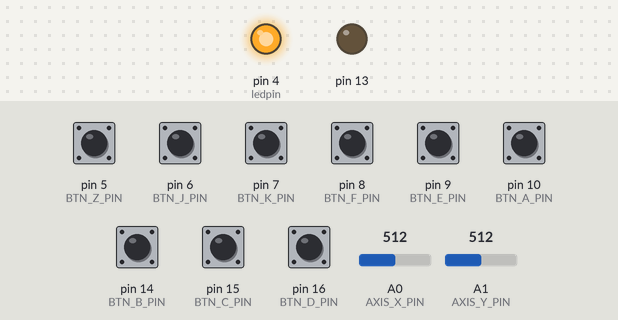
A sketch run on a simulated SparkFun Pro Micro, built with avr-gcc and run on an emulated ATmega32U4. Parts: output pins drawn as LEDs (lit = HIGH). The inputs (shaded band) are chosen by the test bench; at power-on: pin 5 (BTN_Z_PIN), pin 6 (BTN_J_PIN), pin 7 (BTN_K_PIN), pin 8 (BTN_F_PIN), pin 9 (BTN_E_PIN), pin 10 (BTN_A_PIN), pin 14 (BTN_B_PIN), pin 15 (BTN_C_PIN), pin 16 (BTN_D_PIN) HIGH, A0 (AXIS_X_PIN) = 512, A1 (AXIS_Y_PIN) = 512. USB keyboard and mouse output is not drawn.

Above: at 1.2 s.
1.3 s: pin 5 (BTN_Z_PIN) pulled LOW for 0.15 s
At 1.38 s:
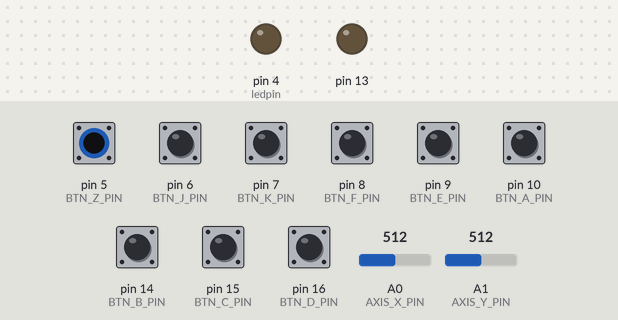
Timing chart, 0 to 4.3 s (numbered marks = the images above; inputs shaded):
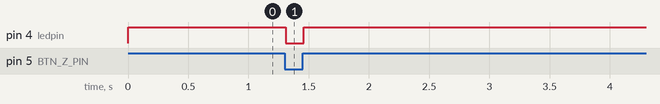

Measured:
- after the input at 1.3 s, pin 4 (ledpin): HIGH → LOW at once, → HIGH 0.15 s later

The sketch:

GAMEPAD.ino
```cpp
/*
  Téléchargeable uniquement depuis le PC (impossible depuis raspbian) sur une pro-micro.

  Toutes les bibliothèques HID, USB, keyboard, Joystick sont à effacer

... elles interagissent avec la bibliothèque utilisé dans ce programme, à savoir
ArduinoJoystickLibrary-master, téléchargée sur le site internet suivant:
https://github.com/MHeironimus/ArduinoJoystickLibrary

Pour fonctionner, bien choisir comme board :
"sparkfun pro micro"
*/

#include <Joystick.h>

const uint8_t buttonCount = 9;
Joystick_ controller(JOYSTICK_DEFAULT_REPORT_ID, JOYSTICK_TYPE_GAMEPAD, buttonCount,
                     0, true, true, false,
                     false, false, false,
                     false, false, false,
                     false, false);

int const BTN_A_PIN = 10;
int const BTN_B_PIN = 14;
int const BTN_C_PIN = 15;
int const BTN_D_PIN = 16;
int const BTN_E_PIN = 9;
int const BTN_F_PIN = 8;
int const BTN_K_PIN = 7;
int const BTN_J_PIN = 6;
int const BTN_Z_PIN = 5;
int const AXIS_X_PIN = A0;
int const AXIS_Y_PIN = A1;
int const ledpin = 4;       // Mouse control LED

int const buttonPins[buttonCount] = {
  BTN_A_PIN,
  BTN_B_PIN,
  BTN_C_PIN,
  BTN_D_PIN,
  BTN_E_PIN,
  BTN_F_PIN,
  BTN_K_PIN,
  BTN_J_PIN,
  BTN_Z_PIN

};
int lastButtonValue[buttonCount];
int lastXAxisValue = -1;
int lastYAxisValue = -1;

void setup()
{
  controller.setYAxisRange(0, 1023);
  controller.setYAxisRange(1023, 0);
  controller.begin(false);

  for (int i = 0; i < buttonCount; i++)
  {
    pinMode(buttonPins[i], INPUT_PULLUP);
    lastButtonValue[i] = -1;
  }

  pinMode(LED_BUILTIN, OUTPUT);
  pinMode(ledpin, OUTPUT);
  digitalWrite(LED_BUILTIN, LOW);
  digitalWrite(ledpin, LOW);
}

void loop()
{
  if (digitalRead(5)==true )
  {
  digitalWrite(ledpin, HIGH);
  }
  else digitalWrite(ledpin, LOW);

  bool sendUpdate = false;
  for (int i = 0; i < buttonCount; i++)
  {
    const int buttonValue = digitalRead(buttonPins[i]);

    if (buttonValue != lastButtonValue[i])
    {
      controller.setButton(i, !buttonValue);
      lastButtonValue[i] = buttonValue;
      sendUpdate = true;
    }
  }

  const int currentXAxisValue = analogRead(AXIS_X_PIN);
  if (currentXAxisValue != lastXAxisValue)
  {
    controller.setXAxis(currentXAxisValue);
    lastXAxisValue = currentXAxisValue;
    sendUpdate = true;
  }

  const int currentYAxisValue = analogRead(AXIS_Y_PIN);
  if (currentYAxisValue != lastYAxisValue)
  {
    controller.setYAxis(currentYAxisValue);
    lastYAxisValue = currentYAxisValue;
    sendUpdate = true;
  }

  if (sendUpdate)
  {
    controller.sendState();
  }
  delay(50);
}
```
